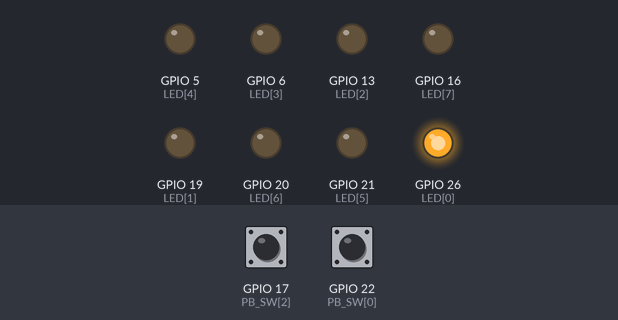
Simulated run of this program. Board: Raspberry Pi (BCM pin numbers). On the bench: output pins drawn as LEDs (lit = HIGH). The inputs (shaded band) are chosen by the test bench; at power-on: GPIO 17 (PB_SW[2]) LOW, GPIO 22 (PB_SW[0]) HIGH. What the program prints to the terminal is not drawn.

Above: at 1.2 s.
1.3 s: GPIO 17 (PB_SW[2]) pulled HIGH for 0.15 s
At 1.9 s:
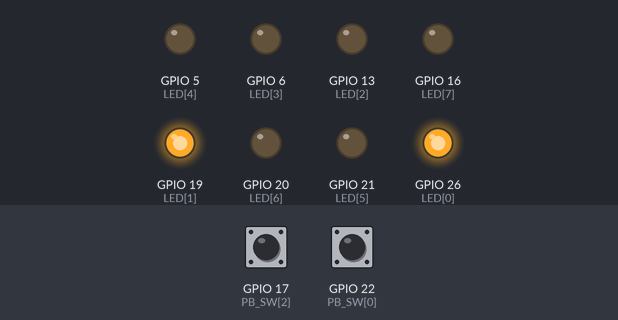
2.9 s: GPIO 17 (PB_SW[2]) pulled HIGH for 1 s
At 3.4 s:
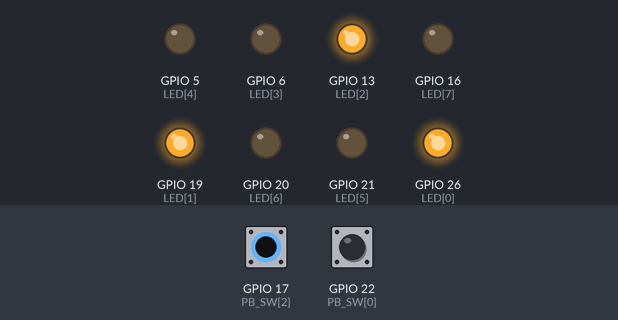
5.4 s: GPIO 17 (PB_SW[2]) pulled HIGH for 0.15 s
At 6.1 s:
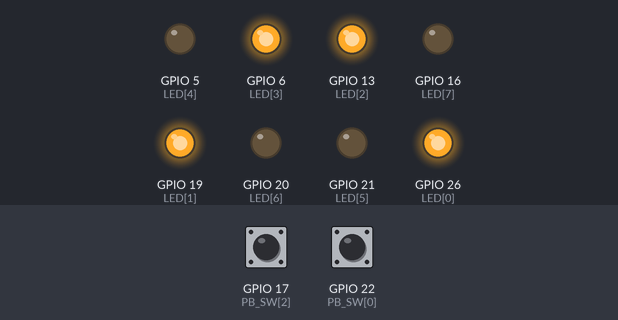
7.0 s: GPIO 17 (PB_SW[2]) pulled HIGH for 3.2 s
At 7.7 s:
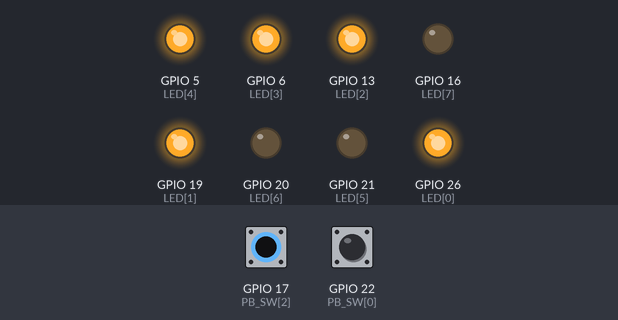
11.7 s: GPIO 17 (PB_SW[2]) pulled HIGH for 0.15 s
At 12.1 s:
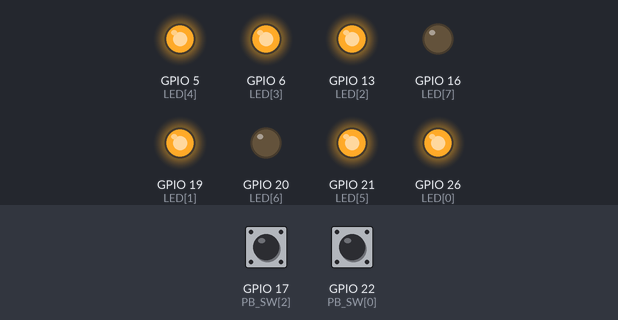
13.3 s: GPIO 17 (PB_SW[2]) pulled HIGH for 1 s
At 13.7 s:
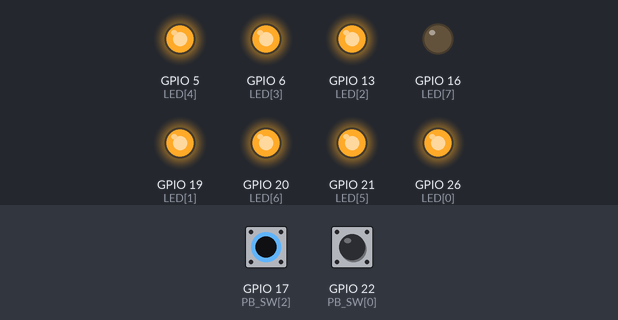
Timing chart, 0 to 16.3 s (numbered marks = the images above; inputs shaded):
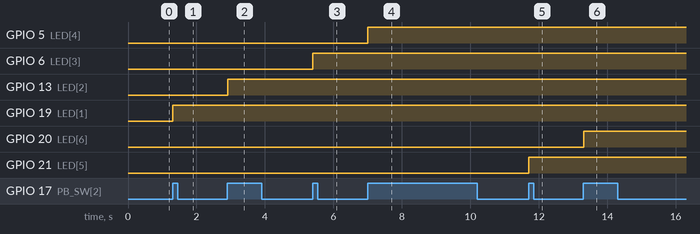

Measured:
- after the input at 1.3 s, GPIO 19 (LED[1]): LOW → HIGH at once
- after the input at 2.9 s, GPIO 13 (LED[2]): LOW → HIGH at once
- after the input at 5.4 s, GPIO 6 (LED[3]): LOW → HIGH at once
- after the input at 7.0 s, GPIO 5 (LED[4]): LOW → HIGH at once
- after the input at 11.7 s, GPIO 21 (LED[5]): LOW → HIGH at once
- after the input at 13.3 s, GPIO 20 (LED[6]): LOW → HIGH at once

The program:

LED_Control_V.py
```python
#!/usr/bin/python3
# by krittinunt@gmail.com
# LED Control by PB_Switch L and R

# PB_SW[0] --> LED Increase
# PB_SW[1] --> N/A
# PB_SW[2] --> LED Discount

from time import sleep
import RPi.GPIO as GPIO
GPIO.setmode(GPIO.BCM)

LED = [26, 19, 13, 6, 5, 21, 20, 16]
PB_SW = [22, 27, 17]

for i in range(8):
	GPIO.setup(LED[i], GPIO.OUT)
	GPIO.output(LED[i], False)
for i in range(3):
	GPIO.setup(PB_SW[i], GPIO.IN)
GPIO.setwarnings(False)

def draw_led(n):
	for i in range(8):
		if n > i:
			GPIO.output(LED[i], True)
		else:
			GPIO.output(LED[i], False)

try:
	print('Press PB_SW[0] LED Increase')
	print('Press PB_SW[1] N/A')
	print('Press PB_SW[2] LED Discount')
	print('Press CTRL+C to exit')

	n = 1
	draw_led(n)
	while True:
		#LED move left
		if not GPIO.input(PB_SW[0]):
			while not GPIO.input(PB_SW[0]):
				sleep(0.02)
			if n > 1:
				n -= 1
				draw_led(n)
			else:
				if n == 1:
					for l in range(3):
						GPIO.output(LED[0], False)
						sleep(0.1)
						GPIO.output(LED[0], True)
						sleep(0.1)
		#LED move right
		if not GPIO.input(PB_SW[2]):
			while not GPIO.input(PB_SW[2]):
				sleep(0.02)
			if n == 8:
				for l in range(3):
					for i in range(8):
						GPIO.output(LED[i], False)
					sleep(0.1)
					for i in range(8):
						GPIO.output(LED[i], True)
					sleep(0.1)
			if n < 8:
				n += 1
			draw_led(n)

finally :
	GPIO.cleanup()
```
